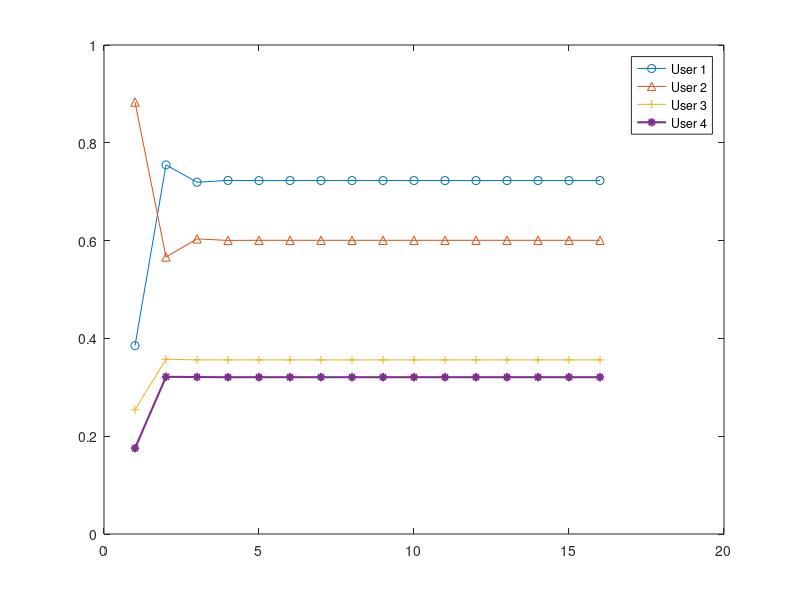

Source code (MATLAB):
clear;

%%%%%%%%%%%%%%%%%%%%%%%%%%%%%%%%%%%%%%%%%%%%%%%%%%%%%%%%%%%%%%%%%%%%%%%%%%%
% Problem parameter initialization
% L: number of users.
% G: channel gain.
% F: nonnegative matrix. F_{lj} = G_{lj} if l ~= j, and F_{lj} = 0 if l = j
% v: nonnegative vector. v_l = 1/G_{ll}
% beta: a vector that is a weight assigned to links to reflect priority.
% pmax: upper bound of the total power constraints.
%%%%%%%%%%%%%%%%%%%%%%%%%%%%%%%%%%%%%%%%%%%%%%%%%%%%%%%%%%%%%%%%%%%%%%%%%%%

L = 4; 
G = zeros(L,L); 
F = zeros(L,L); 
v = zeros(L,1); 
beta = rand(L,1); 
pmax = 2;

for l = 1:1:L
    for j = 1:1:L
        if l~= j
            G(l,j) = 0.1+0.1*rand(1,1);
        else
            G(l,j) = 0.6+0.3*rand(1,1);
        end
    end
end

for l = 1:1:L
    for j = 1:1:L
        if l ~= j
            F(l,j) = G(l,j);
        else
            F(l,j) = 0;
        end
    end
    v(l) = 1/G(l,l);
end

itenum = 15;
power_evolution = [];
p = rand(L,1);
power_evolution = [power_evolution;p'];
pnew = zeros(L,1);

for i = 1:1:itenum 
    for l = 1:1:L
        tmp = v(l);
        for j = 1:1:L
    % Algorithm step 1: update power for each user in a distributed way 
           tmp = tmp+F(l,j)*v(l)*p(j);
        end
        pnew(l) = beta(l)*p(l)/(p(l)/tmp);
    end
    % Algorithm step 2: normalize power centrally at the base station
    pnew = pnew*(pmax/sum(pnew));
    power_evolution = [power_evolution;pnew'];
    p = pnew;
end


% plot the power evolution 
figure
plot1 = plot(1:1:(itenum+1),power_evolution(:,1),'-o',1:1:(itenum+1),power_evolution(:,2),...
        '-^',1:1:(itenum+1),power_evolution(:,3),'-+',1:1:(itenum+1),power_evolution(:,4),'-*','linewidth',1.5);
legend('User 1','User 2','User 3','User 4');